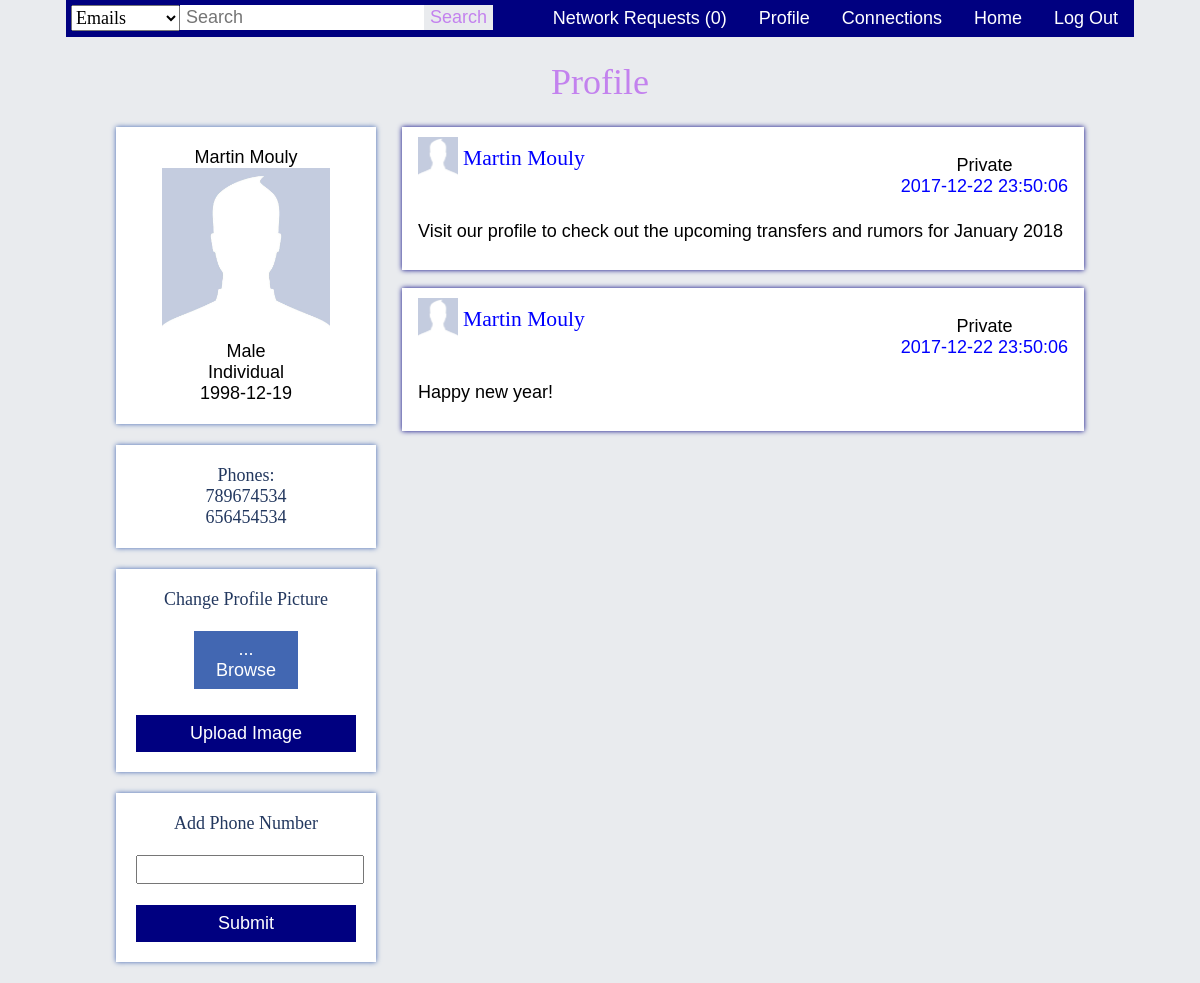
/profile.php (signed in), run on the app's committed database.
### tables this page shows
CREATE TABLE `posts` (
  `post_id` int(11) NOT NULL,
  `post_caption` text NOT NULL,
  `post_time` timestamp NOT NULL DEFAULT CURRENT_TIMESTAMP ON UPDATE CURRENT_TIMESTAMP,
  `post_public` char(1) NOT NULL,
  `post_by` int(11) NOT NULL
);

CREATE TABLE `users` (
  `user_id` int(11) NOT NULL,
  `user_firstname` varchar(20) NOT NULL,
  `user_lastname` varchar(20) NOT NULL,
  `user_nickname` varchar(20) DEFAULT NULL,
  `user_password` varchar(255) NOT NULL,
  `user_email` varchar(255) NOT NULL,
  `user_gender` char(1) NOT NULL,
  `user_birthdate` date NOT NULL,
  `user_status` char(1) DEFAULT NULL,
  `user_about` text,
  `user_hometown` varchar(255) DEFAULT NULL
);

CREATE TABLE `user_phone` (
  `user_id` int(11) DEFAULT NULL,
  `user_phone` int(11) DEFAULT NULL
);

### includes/post.php (the view, shortened to what this page needs)
<?php
echo '<div class="post">';
if($row['post_public'] == 'Y') {
    echo '<p class="public">';
    echo 'Public';
}else {
    echo '<p class="public">';
    echo 'Private';
}
echo '<br>';
echo '<span class="postedtime">' . $row['post_time'] . '</span>';
echo '</p>';
echo '<div>';
include 'profile_picture.php';
echo '<a class="profilelink" href="profile.php?id=' . $row['user_id'] .'">' . $row['user_firstname'] . ' ' . $row['user_lastname'] . '<a>';
echo'</div>';
echo '<br>';
echo '<p class="caption">' . $row['post_caption'] . '</p>';
echo '</div>';
?>

### profile.php (shortened to what this page needs)
<?php
$conn = connect();
?>
<?php
if(isset($_GET['id']) && $_GET['id'] != $_SESSION['user_id']) {
    $current_id = $_GET['id'];
    $flag = 1;
} else {
    $current_id = $_SESSION['user_id'];
    $flag = 0;
}
?>
<!DOCTYPE html>
<html>
<head>
    <link rel="stylesheet" type="text/css" href="resources/css/main.css">
</head>
<body>
    <div class="container">
        <?php include 'includes/navbar.php'; ?>
        <h1>Profile</h1>
        <?php
        if($flag == 0) {
            $postsql = "SELECT posts.post_caption, posts.post_time, users.user_firstname, users.user_lastname,
                                posts.post_public, users.user_id, users.user_gender, users.user_nickname,
                                users.user_birthdate, users.user_hometown, users.user_status, users.user_about,
                                posts.post_id
                        FROM posts
                        JOIN users
                        ON users.user_id = posts.post_by
                        WHERE posts.post_by = $current_id
                        ORDER BY posts.post_time DESC";
            $profilesql = "SELECT users.user_id, users.user_gender, users.user_hometown, users.user_status, users.user_birthdate, users.user_about,
                                 users.user_firstname, users.user_lastname
                          FROM users
                          WHERE users.user_id = $current_id";
            $profilequery = mysqli_query($conn, $profilesql);
        }
        $postquery = mysqli_query($conn, $postsql);
        if($postquery){
            $width = '40px';
            $height = '40px';
            if(mysqli_num_rows($postquery) == 0){
                if($flag == 0){
                    echo '<div class="post">';
                    echo 'You don\'t have any posts yet';
                    echo '</div>';
                } else {
                    echo '<div class="post">';
                    echo 'There is no public posts to show.';
                    echo '</div>';
                }
                include 'includes/profile.php';
            } else {
                while($row = mysqli_fetch_assoc($postquery)){
                    include 'includes/post.php';
                }
                include 'includes/profile.php';
                ?>
                <br>
                <?php if($flag == 0){?>
                <div class="profile">
                    <center class="changeprofile">Change Profile Picture</center>
                    <br>
                    <form action="" method="post" enctype="multipart/form-data">
                        <center>
                            <label class="upload" onchange="showPath()">
                                <span id="path" style="color: white;">... Browse</span>
                            </label>
                        </center>
                        <br>
                        <input type="submit" value="Upload Image" name="profile">
                    </form>
                </div>
                <br>
                <div class="profile">
                    <center class="changeprofile">Add Phone Number</center>
                    <br>
                    <form method="post" onsubmit="return validateNumber()">
                        <center>
                            <input type="text" name="number" id="phonenum">
                            <br>
                            <input type="submit" value="Submit" name="phone">
                        </center>
                    </form>
                </div>
                <br>
                <?php } ?>
                <?php
            }
        }
        ?>
    </div>
</body>
</html>

### includes/profile_picture.php
<?php
$target = glob("data/images/profiles/" . $row['user_id'] . ".*");
if($target) {
    echo '<img src="' . $target[0] . '" width="' . $width . '" height="' . $height .'">';
} else {
    if($row['user_gender'] == 'M') {
        echo '<img src="data/images/profiles/M.jpg" width="' . $width . '" height="' . $height .'">';
    } else if ($row['user_gender'] == 'F') {
        echo '<img src="data/images/profiles/F.jpg" width="' . $width . '" height="' . $height .'">';
    }
}
?>

### includes/profile.php (shortened to what this page needs)
<?php
echo '<div class="profile">';
echo '<center>';
$row = mysqli_fetch_assoc($profilequery);
if(!empty($row['user_nickname']))
    echo $row['user_firstname'] . ' ' . $row['user_lastname'] . ' (' . $row['user_nickname'] . ')';
else
    echo $row['user_firstname'] . ' ' . $row['user_lastname'];
echo '<br>';
$width = '168px';
$height = '168px';
include 'includes/profile_picture.php';
echo '<br>';
if($row['user_gender'] == "M")
    echo 'Male';
else if($row['user_gender'] == "F")
    echo 'Female';
echo '<br>';
if(!empty($row['user_status'])){
    if($row['user_status'] == "C")
        echo 'Company';
    else if($row['user_status'] == "I")
        echo 'Individual';
    echo '<br>';
}
echo $row['user_birthdate'];
echo'</div>';
$query4 = mysqli_query($conn, "SELECT * FROM user_phone WHERE user_id = {$row['user_id']}");
if(mysqli_num_rows($query4) > 0){
    echo '<br>';
    echo '<div class="profile">';
    echo '<center class="changeprofile">';
    echo 'Phones:';
    echo '<br>';
    while($row4 = mysqli_fetch_assoc($query4)){
        echo $row4['user_phone'];
        echo '<br>';
    }
    echo '</center>';
    echo '</div>';
}
?>

### resources/css/main.css (style rules this page uses)
body { margin: 0; font-family: Fontin, Arial, Verdana; font-size: 18px; background-color: #e9ebee; }
input { font-family: Fontin, Arial, Verdana; width: 100%; font-size: 18px; padding: 2px; }
span { color: blue; }
.container { margin: 0 auto; width: 1068px; }
.post, .createpost { background-color: white; box-shadow: 0 0 5px navy; margin: auto; width: 650px; padding: 10px 16px; overflow: auto; }
.post .public { float: right; text-align: center; width: auto; }
h1 { font-family: Fontin SmallCaps; color: rgb(195, 130, 238); font-weight: normal; text-align: center; }
h3, a.profilelink { font-family: Fontin SmallCaps; color: blue; font-weight: normal; font-size: 120%; margin-bottom: 0; margin-top: 0; display: inline-block; margin-left: 5px; vertical-align: 12px; text-decoration: none; }
input[type=submit] { color: white; cursor: pointer; background-color: rgb(195, 130, 238); border: none; padding: 8px; }
.container input[type=submit] { background-color: navy; }

### profile.php (style rules this page uses)
.post { margin-right: 50px; float: right; margin-bottom: 18px; }
.profile { margin-left: 50px; background-color: white; box-shadow: 0 0 5px #4267b2; width: 220px; padding: 20px; }
label.upload { cursor: pointer; color: white; background-color: #4267b2; padding: 8px 12px; display: inline-block; max-width: 80px; overflow: auto; }
.changeprofile { color: #23385f; font-family: Fontin SmallCaps; }

### data on the page
posts: post_public "Private", post_time "2017-12-22 23:50:06", post_by.user_firstname "Martin", post_by.user_lastname "Mouly", post_caption "Visit our profile to check out the upcoming transfers and rumors for January 2018"
posts: post_time "2017-12-22 23:50:06", post_by.user_firstname "Martin", post_by.user_lastname "Mouly", post_caption "Happy new year!"
users: user_lastname "Mouly", user_birthdate "1998-12-19"
user_phone: user_phone "789674534"
user_phone: user_phone "656454534"

### other printed values
$row['count'] "0"
